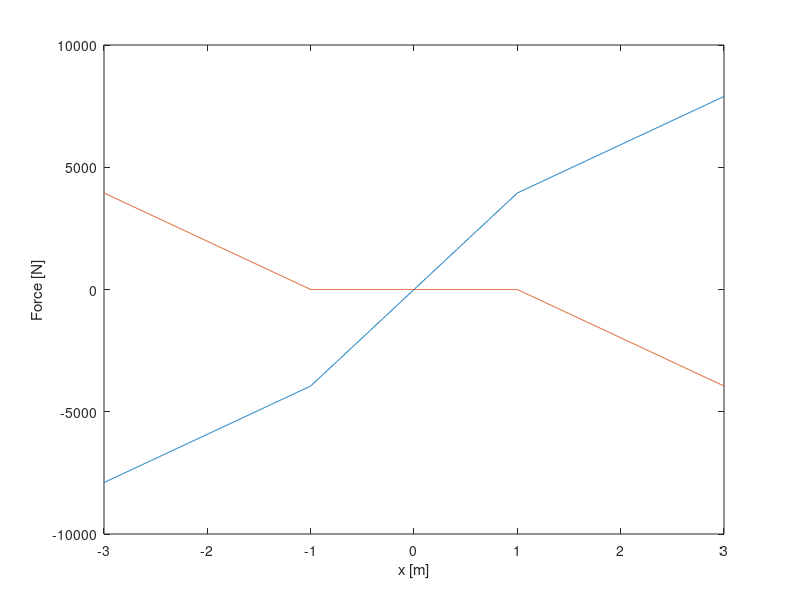

The MATLAB script that drew this image: (Note: this script raises an error after producing the figure.)
%% system
m = 1;
k1 = (10*2*pi)^2;
k2 = k1/2;
x0 = 1;
zeta = 0.005;
c = 2*zeta*sqrt(k1*m);


g = @(x) (k2-k1)*(x-x0).*(x>x0);
g = @(x) (k2-k1)*(x-x0).*(x>x0) + (k2-k1)*(x+x0).*(x<-x0);
% g = @(x) 0;

if true
    X = linspace(-3, 3, 1000);
    Kx = nan(size(X));
    Gx = nan(size(X));
    for ix = 1:length(X)
        Kx(ix) = k1*X(ix) + g(X(ix));
        Gx(ix) = g(X(ix));
    end
    figure;
    plot(X, Kx);
    hold on
    plot(X, Gx);
    xlabel('x [m]');
    ylabel('Force [N]');
end


% time
T = 10000;
T0 = 5/(c/(2*m));
fe = 1000;

dt = 1/fe;
T0 = dt * ceil(T0/dt);
t = -T0:dt:T;
kt0 = sum(t < 0) + 1;

%% excitation

% dirac
f = zeros(size(t));
f(kt0) = 200 / dt;

% noise
f0 = 150;
f = f0/sqrt(dt) * randn(size(t));

% noise + diracs


% Aref
Aref = f0*sqrt(dt)/(2*m*sqrt(k1/m)*sqrt(zeta*sqrt(k1/m)*dt))


%% ode
x0 = 0;
v0 = 0;

X0 = [x0; v0];

D = @(t, X) [X(2); 1/m*(-k1*X(1) -g(X(1)) - c*X(2) - f(floor((T0+t)/dt)+1))];

X = RK4(D, t, X0);
x = X(1, :);

% delete begining
t = t(kt0:end);
x = x(kt0:end);

% resampling
fe2 = 100;
Nfe = floor(fe/fe2);
t = t(1:Nfe:end);
x = x(1:Nfe:end);

% plot
figure;
plt = plot(t, x);
xlabel('Time [s]');
ylabel('Displacement [m]');



%% wavelet

fmin = 5;
fmax = 15;
Q = 5;
MotherWavelet = 'morlet';
MaxParallelRidges = 1;
MaxSlopeRidge = inf;
SignalUnit = 'm';
SquaredSignalUnit = 'm²';


WaveletMenu('WaveletPlot', plt, 'fmin', fmin, 'fmax', fmax, 'Q', Q, 'MotherWavelet', MotherWavelet,...
    'MaxParallelRidges', MaxParallelRidges, 'MaxSlopeRidge', MaxSlopeRidge,...
    'SignalUnit', SignalUnit, 'SquaredSignalUnit', SquaredSignalUnit);


%% freq

f1 = @(A) 1/(2*pi) * (sqrt(k1/m) - (A > x0) *(k1-k2)/(pi*sqrt(m*k1)) .* ( ...
    acos(x0./A) - (x0./A) .* sqrt(1-(x0./A).^2)));

f2 = @(A) 1/(2*pi) * ( (A <= x0) *sqrt(k1/m) + (A > x0) * (pi/2) ./ ...
    (sqrt(m/k1)*asin(x0./A) + sqrt(m/k2)*acos(k1*x0./(k2*A+(k1-k2)*x0))));


if false
    A = linspace(0, 10*x0, 1000);
    figure;
    plot(A, f1(A));
    hold on
    plot(A, f2(A));
end
